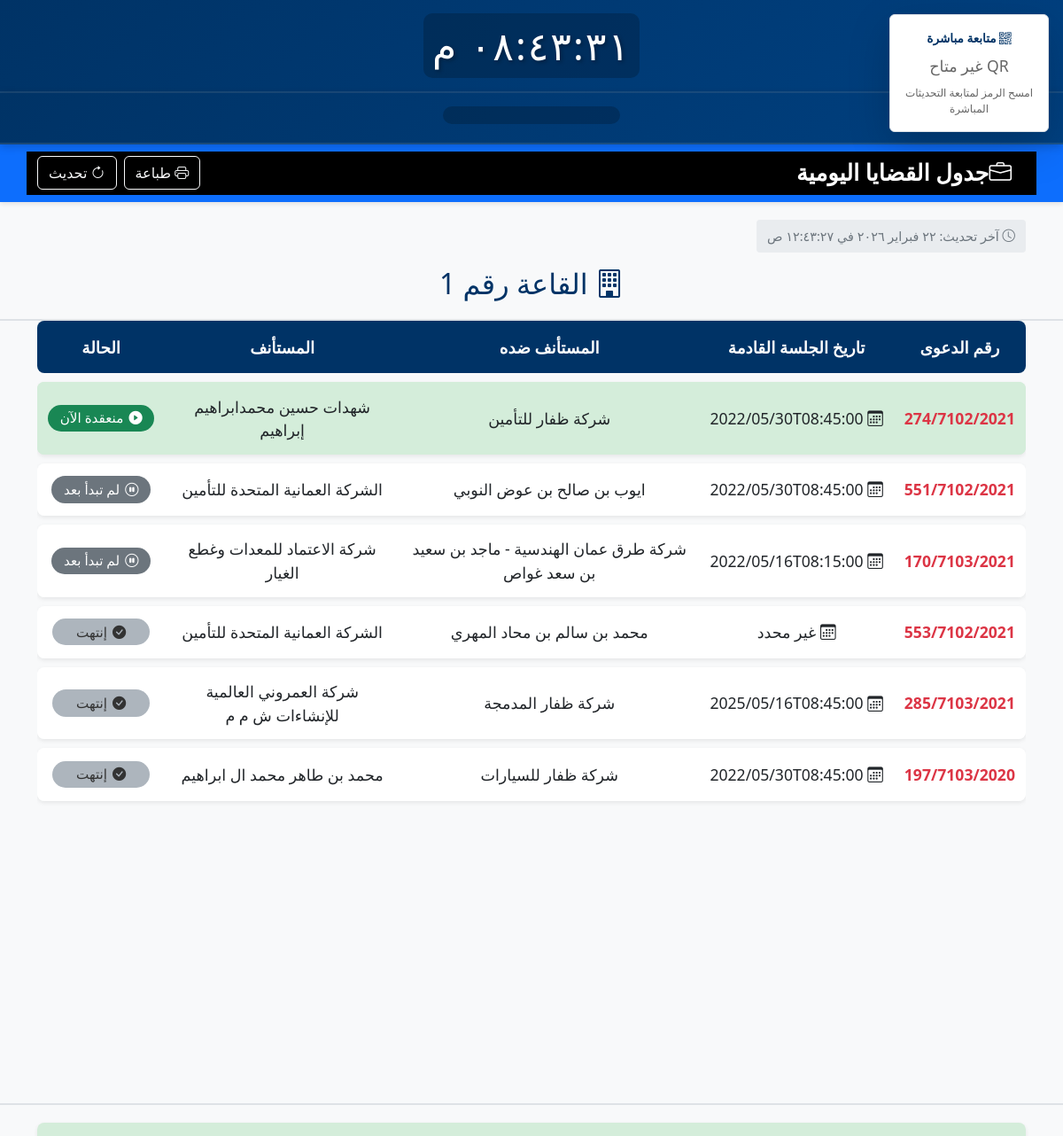
/general, run on the app's committed database.
### app/models/models.py (models this page shows)
class Court(db.Model):
    __tablename__ = 'tblcourt'
    id = db.Column(db.Integer, primary_key=True)
    name = db.Column(db.String(100), nullable=False, unique=True)
    description = db.Column(db.Text, nullable=True)
    is_active = db.Column(db.Boolean, default=True)
    users = db.relationship('User', backref='court', lazy=True)
    cases = db.relationship('Case', backref='court', lazy=True)
    __table_args__ = (
        db.UniqueConstraint('name', name='uq_court_name'),
    )

class DisplaySettings(db.Model):
    __tablename__ = 'display_settings'
    id = db.Column(db.Integer, primary_key=True)
    field_name = db.Column(db.String(50), nullable=False, unique=True)
    field_name_ar = db.Column(db.String(50), nullable=True)
    is_visible = db.Column(db.Boolean, default=True)
    __table_args__ = (
        db.UniqueConstraint('field_name', name='uq_display_settings_field_name'),
    )

class Case(db.Model):
    __tablename__ = 'tblcase'
    id = db.Column(db.Integer, primary_key=True)
    user_id = db.Column(db.Integer, db.ForeignKey('tbluser.id', ondelete='SET NULL'), nullable=True)
    case_number = db.Column(db.String(50), nullable=False)
    case_date = db.Column(db.Date, nullable=True)
    added_date = db.Column(db.DateTime, default=datetime.utcnow)
    c_order = db.Column(db.Integer, nullable=False)
    next_session_date = db.Column(db.String(100), nullable=True)
    session_result = db.Column(db.Text, nullable=True)
    num_sessions = db.Column(db.Integer, nullable=False, default=1)
    case_subject = db.Column(db.String(200), nullable=True)
    defendant = db.Column(db.String(100), nullable=True)
    plaintiff = db.Column(db.String(100), nullable=True)
    prosecution_number = db.Column(db.String(50), nullable=True)
    police_department = db.Column(db.String(150), nullable=True)
    police_case_number = db.Column(db.String(50), nullable=True)
    status = db.Column(SQLAlchemyEnum(CaseStatus), nullable=True, default=CaseStatus.inactive)
    court_id = db.Column(db.Integer, db.ForeignKey('tblcourt.id', ondelete='SET NULL', name='fk_case_court'), nullable=True)
    __table_args__ = (
        db.UniqueConstraint('court_id', 'case_number', name='uq_case_number_per_court'),
    )

### app/blueprints/display/routes.py (the view)
@display_bp.route('/general')
def general():
    court_id = current_user.court_id if current_user.is_authenticated else request.args.get('court_id', type=int)
    if not court_id:
        court_id = 1
    court = Court.query.get(court_id)
    if not court:
        court = Court.query.filter_by(is_active=True).first()
        if not court:
            return "No active courts available for display", 404
        court_id = court.id
    display_entries = DisplayCase.query.join(Case).filter(
        Case.court_id == court_id
    ).options(db.joinedload(DisplayCase.case)).order_by(
        DisplayCase.custom_order.asc().nullsfirst(),
        DisplayCase.display_order.asc()
    ).all()
    cases_to_display = [dc.case for dc in display_entries if dc.case and dc.case.court_id == court_id]
    settings = DisplaySettings.query.all()
    visible_fields = [s.field_name for s in settings if s.is_visible]
    field_translations = {s.field_name: s.field_name_ar for s in settings if s.field_name_ar}
    if not visible_fields:
        visible_fields = ['case_number', 'next_session_date', 'case_subject', 'plaintiff', 'defendant', 'status']
        default_translations = {
            "case_number": "رقم الدعوى", "next_session_date": "الجلسة القادمة",
            "case_subject": "الموضوع", "plaintiff": "المستأنف",
            "defendant": "المستأنف ضده", "status": "الحالة"
        }
        matching_fields = {field: default_translations.get(field, field.replace('_', ' ').title()) for field in visible_fields}
    else:
        matching_fields = {field: field_translations.get(field, field.replace('_', ' ').title()) for field in visible_fields}
    return render_template(
        'general.html',
        court=court,
        cases=cases_to_display,
        visible_fields=visible_fields,
        matching_fields=matching_fields
    )

### app/templates/general.html (shortened to what this page needs)
<!DOCTYPE html>
<html lang="ar" dir="rtl">
<head>
    <link href="https://cdn.jsdelivr.net/npm/bootstrap@5.3.0/dist/css/bootstrap.min.css" rel="stylesheet">
</head>
<body>
    <link href="https://cdn.jsdelivr.net/npm/bootstrap-icons@1.11.0/font/bootstrap-icons.css" rel="stylesheet">
</head>
<body>
    <div class="clock-container">
        <h2 id="clock"></h2>
    </div>
</head>
<body>
    <div class="main-layout">
        <div class="clock-container">
            <h2 id="clock"></h2>
        </div>
        <nav class="navbar navbar-dark bg-primary no-print">
            <div class="container" style="background-color: #000;">
                <span class="navbar-brand">
                    <i class="bi bi-briefcase"></i>جدول القضايا اليومية
                </span>
                <div class="d-flex">
                    <button onclick="window.print()" class="btn btn-outline-light ms-2">
                        <i class="bi bi-printer"></i> طباعة
                    </button>
                    <button onclick="window.location.reload()" class="btn btn-outline-light">
                        <i class="bi bi-arrow-clockwise"></i> تحديث
                    </button>
                </div>
            </div>
        </nav>
        <div class="fixed-header">
            <div class="container">
                <div class="timestamp mb-3">
                    <i class="bi bi-clock"></i> آخر تحديث: <span id="timestamp"></span>
                </div>
                <h1 class="text-center mb-0" style="color: #003366; font-size: 2rem;">
                    <i class="bi bi-building"></i> {{ court.name }}
                </h1>
            </div>
        </div>
        <div class="scrollable-content">
            <div class="container">
                <div class="table-responsive">
                    <table class="table">
                        <thead class="sticky-top">
                            <tr>
                                {% for field, arabic_name in matching_fields.items() %}
                                <th>{{ arabic_name or field|replace('_', ' ')|title }}</th>
                                {% endfor %}
                            </tr>
                        </thead>
                        <tbody>
                            {% for case in cases if case.status.value == 'in session' %}
                            <tr class="case-row" data-status="{{ case.status.value }}">
                                {% for field in visible_fields %}
                                <td>
                                    {% if field == 'case_date' or field == 'next_session_date' %}
                                    <span class="text-nowrap">
                                        <i class="bi bi-calendar3"></i> {{ case[field]|string|replace('-', '/') if case[field] else 'غير محدد' }}
                                    </span>
                                    {% elif field == 'case_number' %}
                                    <strong style="color:#dc3545;">{{ case[field] }}</strong>
                                    {% elif field == 'status' %}
                                        {% set icon_class = 'bi-play-circle-fill icon-in_session' %}
                                        {% set status_text = 'منعقدة الآن' %}
                                        <span class="badge rounded-pill status-badge status-{{ case.status.value|replace(' ', '_') }}">
                                            <i class="bi {{ icon_class }}"></i>
                                            <span>{{ status_text }}</span>
                                        </span>
                                    {% else %}
                                    {{ case[field] if case[field] is not none else '-' }}
                                    {% endif %}
                                </td>
                                {% endfor %}
                            </tr>
                            {% endfor %}
                            {% for case in cases if case.status.value == 'inactive' %}
                            <tr class="case-row" data-status="{{ case.status.value }}">
                                {% for field in visible_fields %}
                                <td>
                                    {% if field == 'case_date' or field == 'next_session_date' %}
                                    <span class="text-nowrap">
                                        <i class="bi bi-calendar3"></i> {{ case[field]|string|replace('-', '/') if case[field] else 'غير محدد' }}
                                    </span>
                                    {% elif field == 'case_number' %}
                                    <strong style="color:#dc3545;">{{ case[field] }}</strong>
                                    {% elif field == 'status' %}
                                        {% set icon_class = 'bi-pause-circle' %}
                                        {% set status_text = 'لم تبدأ بعد' %}
                                        <span class="badge rounded-pill status-badge status-{{ case.status.value|replace(' ', '_') }}">
                                            <i class="bi {{ icon_class }}"></i>
                                            <span>{{ status_text }}</span>
                                        </span>
                                    {% else %}
                                    {{ case[field] if case[field] is not none else '-' }}
                                    {% endif %}
                                </td>
                                {% endfor %}
                            </tr>
                            {% endfor %}
                            {% for case in cases if case.status.value == 'finished' %}
                            <tr class="case-row" data-status="{{ case.status.value }}">
                                {% for field in visible_fields %}
                                <td>
                                    {% if field == 'case_date' or field == 'next_session_date' %}
                                    <span class="text-nowrap">
                                        <i class="bi bi-calendar3"></i> {{ case[field]|string|replace('-', '/') if case[field] else 'غير محدد' }}
                                    </span>
                                    {% elif field == 'case_number' %}
                                    <strong style="color:#dc3545;">{{ case[field] }}</strong>
                                    {% elif field == 'status' %}
                                        {% set icon_class = 'bi-question-circle' %}
                                        {% if case.status.value == 'in session' %}
                                            {% set icon_class = 'bi-play-circle-fill icon-in_session' %}
                                        {% elif case.status.value == 'active' %}
                                            {% set icon_class = 'bi-hourglass-split' %}
                                        {% elif case.status.value == 'inactive' %}
                                            {% set icon_class = 'bi-pause-circle' %}
                                        {% elif case.status.value == 'finished' %}
                                            {% set icon_class = 'bi-check-circle-fill' %}
                                        {% elif case.status.value == 'postponed' %}
                                            {% set icon_class = 'bi-calendar-x-fill' %}
                                        {% endif %}
                                        {% set status_text = case.status.value|title %}
                                        {% if case.status.value == 'active' %}
                                            {% set status_text = 'الجلسة التالية' %}
                                        {% elif case.status.value == 'inactive' %}
                                            {% set status_text = 'لم تبدأ بعد' %}
                                        {% elif case.status.value == 'finished' %}
                                            {% set status_text = 'إنتهت' %}
                                        {% elif case.status.value == 'postponed' %}
                                            {% set status_text = 'مؤجلة' %}
                                        {% elif case.status.value == 'in session' %}
                                            {% set status_text = 'منعقدة الآن' %}
                                        {% endif %}
                                        <span class="badge rounded-pill status-badge status-{{ case.status.value|replace(' ', '_') }}">
                                            <i class="bi {{ icon_class }}"></i>
                                            <span>{{ status_text }}</span>
                                        </span>
                                    {% else %}
                                    {{ case[field] if case[field] is not none else '-' }}
                                    {% endif %}
                                </td>
                                {% endfor %}
                            </tr>
                            {% else %}
                            <tr>
                                <td colspan="{{ visible_fields|length }}" class="text-center text-muted py-5">
                                    <i class="bi bi-info-circle fs-4"></i> <span class="fs-5">لم يتم العثور على قضايا لعرضها</span>
                                </td>
                            </tr>
                            {% endfor %}
                        </tbody>
                    </table>
                </div>
            </div>
        </div>
        <div class="fixed-footer no-print">
            <div class="container">
                <div class="case-count-card" style="background-color: #d4edda; margin: 0;">
                </div>
            </div>
        </div>
    </div>
    <div id="qrcode-container" class="position-fixed top-0 end-0 m-3 bg-white p-3 rounded shadow-lg border" style="z-index: 1100; max-width: 180px;">
        <div class="text-center mb-2" style="font-size: 0.85rem; color: #003366; font-weight: bold;">
            <i class="bi bi-qr-code"></i> متابعة مباشرة
        </div>
        <div id="qrcode" class="d-flex justify-content-center mb-2"></div>
        <div class="text-center" style="font-size: 0.75rem; color: #666;">
            امسح الرمز لمتابعة التحديثات المباشرة
        </div>
    </div>
</body>
</html>

### data on the page
Court: name "القاعة رقم 1"
DisplaySettings: field_name_ar "رقم الدعوى", field_name.case_number "274/7102/2021", field_name.case_number "551/7102/2021", field_name.case_number "170/7103/2021", field_name.case_number "553/7102/2021", field_name.case_number "285/7103/2021", field_name.case_number "197/7103/2020"
DisplaySettings: field_name_ar "تاريخ الجلسة القادمة", field_name.next_session_date "2022/05/30T08:45:00", field_name.next_session_date "2022/05/16T08:15:00", field_name.next_session_date "غير محدد", field_name.next_session_date "2025/05/16T08:45:00"
DisplaySettings: field_name_ar "المستأنف ضده", field_name.defendant "شركة ظفار للتأمين", field_name.defendant "ايوب بن صالح بن عوض النوبي", field_name.defendant "شركة طرق عمان الهندسية - ماجد بن سعيد بن سعد غواص", field_name.defendant "محمد بن سالم بن محاد المهري", field_name.defendant "شركة ظفار المدمجة", field_name.defendant "شركة ظفار للسيارات"
DisplaySettings: field_name_ar "المستأنف", field_name.plaintiff "شهدات حسين محمدابراهيم إبراهيم", field_name.plaintiff "الشركة العمانية المتحدة للتأمين", field_name.plaintiff "شركة الاعتماد للمعدات وغطع الغيار", field_name.plaintiff "شركة العمروني العالمية للإنشاءات ش م م", field_name.plaintiff "محمد بن طاهر محمد ال ابراهيم"
DisplaySettings: field_name_ar "الحالة", status_text "منعقدة الآن", status_text "لم تبدأ بعد", status_text "إنتهت"
